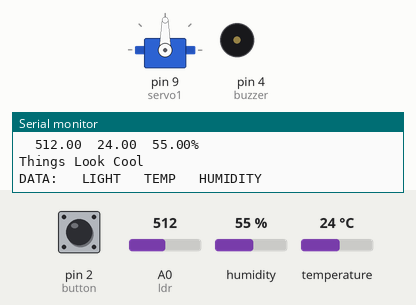
Recording of a sketch running on a simulated Arduino Uno, built with avr-gcc and run on an emulated ATmega328P. On the bench: servo, buzzer (waves = sounding), the last lines printed to the serial monitor. The inputs (shaded band) are chosen by the test bench; at power-on: pin 2 (button) HIGH, temperature 24 °C, A0 (ldr) = 512, humidity 55 %.

Above: at 4.8 s.
4.9 s: pin 2 (button) pulled LOW for 2.6 s
At 5.27 s:
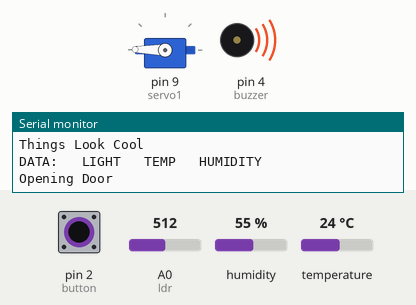
At 6.1 s:
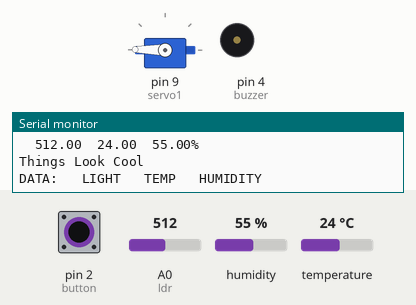
9.0 s: temperature set to 12 °C
13.5 s: temperature set to 28 °C
Timing chart, 0 to 16.5 s (numbered marks = the images above; inputs shaded):
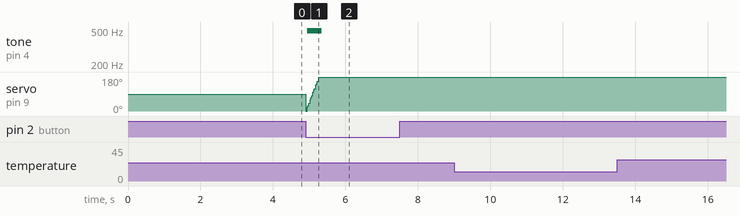

The sketch:

Foondi.ino
```cpp
/*
* Foondi_Works.ino
*
* Created: 8/27/2016 11:42:17
* Author: Kennedy
*/
//int button = 2;
//int led1 = 11;
//int led2 = 12;
//int button_status = HIGH;
//float light = 0;
//int ldr = A0;
//
//
//void setup()
//{
//
//	/* add setup code here, setup code runs once when the processor starts */
//	pinMode(led1, OUTPUT);
//	pinMode(led2, OUTPUT);
//	pinMode(button, INPUT);
//	Serial.begin(9600);
//
//}
//
//void loop()
//{
//
//	/* add main program code here, this code starts again each time it ends */
//	light = analogRead(ldr);
//	Serial.print("Light Intensity: ");
//	int  buttonR = digitalRead(button);
//	Serial.println(buttonR);
//	Serial.println(light);
//
//	delay(500);
//	digitalWrite(led2, HIGH);
//	button_status = digitalRead(button);
//
//	if (button_status == LOW)
//	{
//		digitalWrite(led1, HIGH);
//	}
//	else
//	{
//		digitalWrite(led1, LOW);
//	}
//
//
//}
#include "DHT.h"
#include <Servo.h>

int button = 2;
int btn_state= HIGH;
int buzzer = 4;
int ldr = A0;
float lightInt = 0;

#define DHTPIN 3
#define DHTTYPE DHT22
DHT dht(DHTPIN, DHTTYPE);

Servo servo1;
int pos = 0;

void setup() {
	servo1.attach(9);  // attaches the servo on pin 9 to the servo object
	pinMode(button, INPUT);
	pinMode(buzzer, OUTPUT);
	digitalWrite(buzzer, LOW);
	pinMode(ldr, INPUT);
	attachInterrupt(digitalPinToInterrupt(button), openDoor, OUTPUT);


	Serial.begin(9600);
	Serial.println("TEMP HUMIDITY AND LIGHT SENSOR");

	dht.begin();
}

void loop() {

	//openDoor();


	Serial.println("DATA: \tLIGHT \tTEMP \tHUMIDITY");
	delay(2000);

	// Reading temperature or humidity takes about 250 milliseconds!
	// Sensor readings may also be up to 2 seconds 'old' (its a very slow sensor)
	float h = dht.readHumidity();
	// Read temperature as Celsius (the default)
	float t = dht.readTemperature();
	// Read temperature as Fahrenheit (isFahrenheit = true)
	float f = dht.readTemperature(true);

	// Check if any reads failed and exit early (to try again).
	if (isnan(h) || isnan(t) || isnan(f)) {
		Serial.println("Failed to read from DHT sensor!");
		return;
	}
	lightInt = analogRead(ldr);
	Serial.print("\t");
	Serial.print(lightInt);
	Serial.print("\t");
	Serial.print(t);
	Serial.print("\t");
	Serial.print(h);
	Serial.print("%");
	Serial.println();

	if (t > 25)

	Serial.println("It's Really Hot");

	if (t < 20)
		Serial.println("Feels Cold");


	if (t >= 20 | t <= 25)
		Serial.println("Things Look Cool");


}
void openDoor()
{
	btn_state = digitalRead(button);
	if (btn_state == LOW)
	{
		Serial.println();
		Serial.println("Opening Door");
		for (int servoPos = 0; servoPos < 180; servoPos++)
		{
			servo1.write(servoPos);
			delay(10);
			digitalWrite(buzzer, HIGH);
			delay(5);
			digitalWrite(buzzer, LOW);
		}

	}
}
```

Measured:
- after the input at 4.9 s, tone on pin 4 (buzzer): silent → 489 Hz after 0.05 s, → silent 0.40 s later
